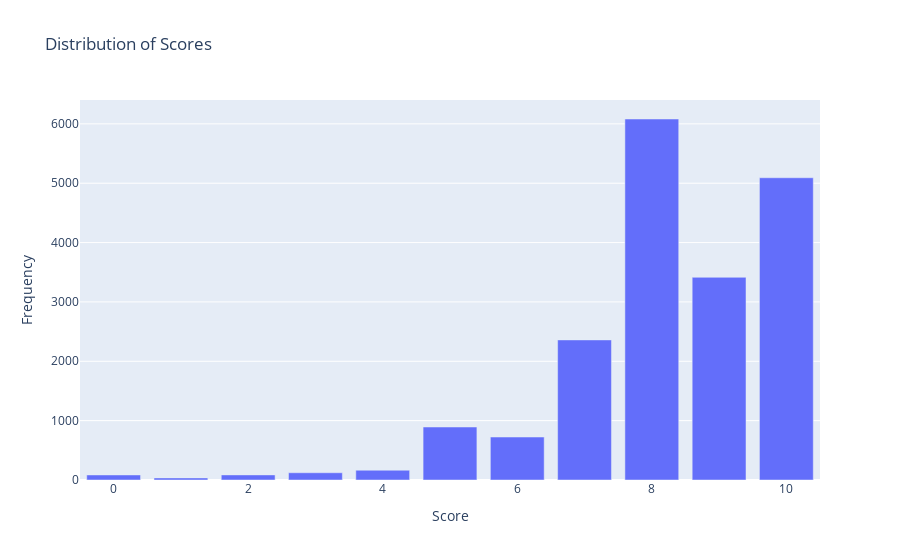

Here is the notebook cell this chart was saved with:
### Code cell
def plot_score_distribution(df, column_name):
    # Count the frequency of each score
    score_counts = df[column_name].value_counts().sort_index()

    # Create a bar chart
    fig = go.Figure(data=go.Bar(x=score_counts.index, y=score_counts.values))
    fig.update_layout(title='Distribution of Scores', xaxis_title='Score', yaxis_title='Frequency')
    
    return fig

plot_score_distribution(df_preprocessed_full, 'Likelihood to Recommend (SE)') #'Likelihood to Recommend (SE)', 'Overall Satisfaction'

### Figure 1 — Plotly figure (JSON) as saved in the notebook; plotly's stock layout.template omitted (floating-point values rounded to 4 significant figures)
{"data": [{"type": "bar", "x": [0, 1, 2, 3, 4, 5, 6, 7, 8, 9, 10], "y": [85, 35, 86, 122, 165, 893, 724, 2360, 6082, 3415, 5092]}], "layout": {"title": {"text": "Distribution of Scores"}, "xaxis": {"title": {"text": "Score"}}, "yaxis": {"title": {"text": "Frequency"}}}}
